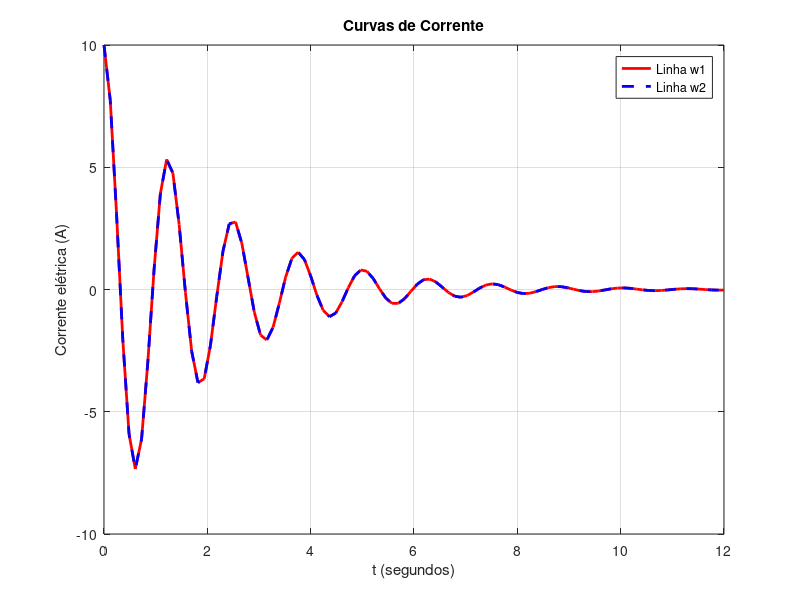

This figure's MATLAB source:
clear, clc, close all
%% 2022/23 PL6B
I0=10; 
tau=2;
t=linspace(0,12,100);

I=@(t,w) I0*exp(-t./tau).*cos(w*t);

w1=input("Insira um valor para w1: ");
w2=input("Insira um valor para w2: ");

figure;
plot(t,I(t,w1),'r','LineWidth',2), hold on;
plot(t,I(t,w2),'--b','LineWidth',2);
title('Curvas de Corrente'); legend('Linha w1','Linha w2');
xlabel('t (segundos)'), ylabel('Corrente elétrica (A)'); 
grid on; hold off;